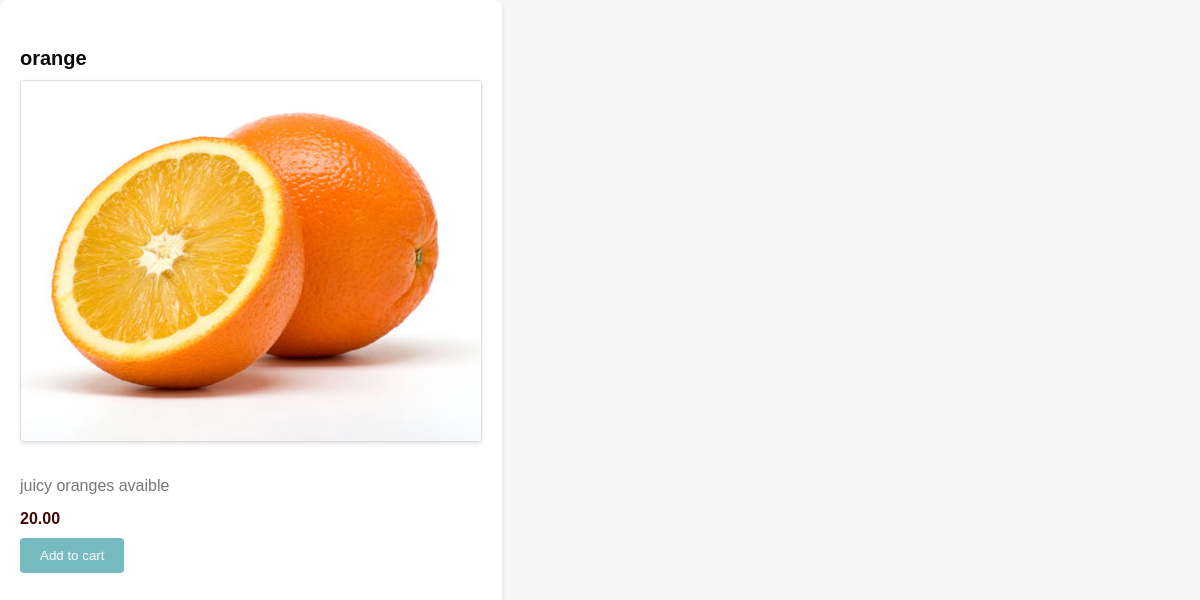
The page /inventory/product/6/ on the database as committed earlier.
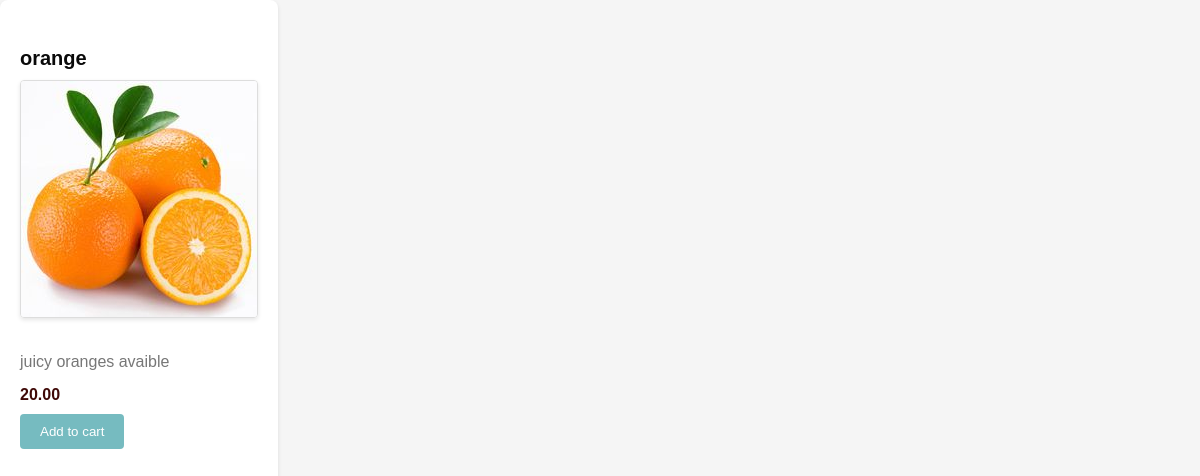
The same page on the database as committed later.
### inventory/models.py (models this page shows)
class Product(models.Model):
    name = models.CharField(max_length=32)
    price = models.DecimalField(max_digits=8, decimal_places=2)
    stock = models.PositiveIntegerField()
    image = models.ImageField()
    description = models.TextField()
    date_created = models.DateTimeField(auto_now_add=True)
    date_update = models.DateTimeField(auto_now=True)

### inventory/views.py (the view)
# urls.py: path("product/<int:id>/",product_detail_view,name="product_detail_view"),
def product_detail_view(request,id):
    product = Product.objects.get(id = id)
    return render(request,"inventory/product_detail.html",{"product":product})

### templates/inventory/product_detail.html (shortened to what this page needs)
<!DOCTYPE html>
<html lang="en">
<head>
</head>
<body>
</head>
<div class="details">
    <h4 id="title">{{product.name}}</h4>
    <img src="{{product.image.url}}"/>
    <p>{{product.description}}</p>
    <span>{{product.price}}</span>
    <button id="btn">Add to cart</button>
</div>
</html>

Rows that differ between the two databases and show on the page:
changed Product "orange": image: a different picture
